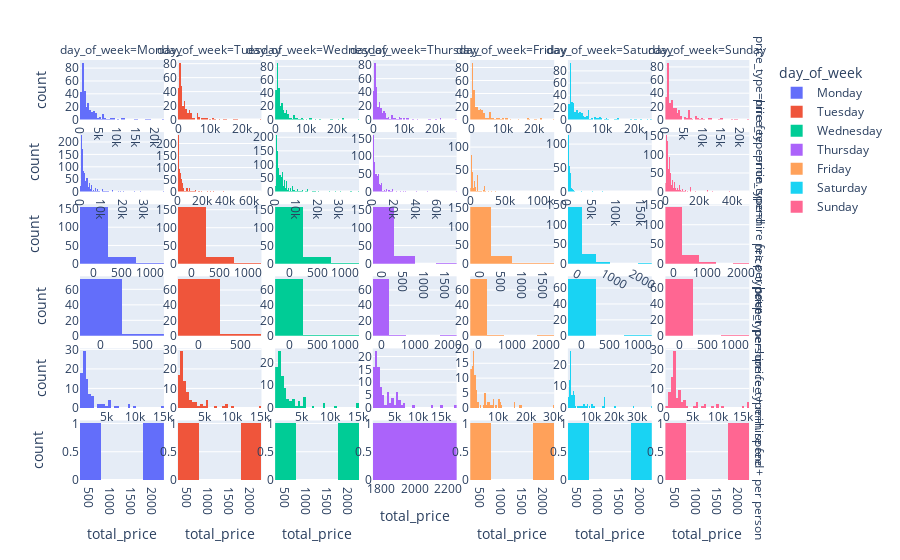

Notebook source saved alongside this figure:
### Code cell
fig = px.histogram(week_variation, x="total_price", facet_row="price_type", 
                   facet_col="day_of_week", color = 'day_of_week', height = 1200, 
                   category_orders = {'price_type':price_type_order})
fig.update_yaxes(matches=None, showticklabels=True)
fig.update_xaxes(matches=None, showticklabels=True)
fig.show()
